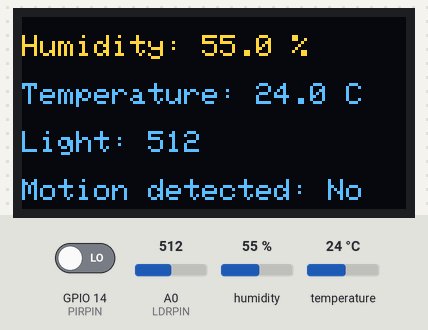
This sketch was run on a simulated ESP8266 (NodeMCU). On the bench: 128×64 one-colour display. The inputs (shaded band) are chosen by the test bench; at power-on: GPIO 14 (PIRPIN) LOW, humidity 55 %, A0 (LDRPIN) = 512, temperature 24 °C. The OLED is the two-colour kind (top 16 rows yellow); WiFi joins after 1.5 s; servers stay silent unless stated.

Above: at 4.0 s.
4.1 s: GPIO 14 (PIRPIN) driven HIGH
At 4.9 s:
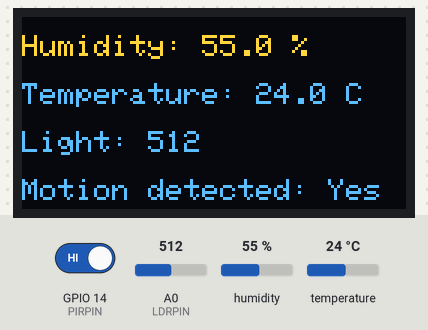
6.2 s: humidity set to 22 %
At 9.4 s:
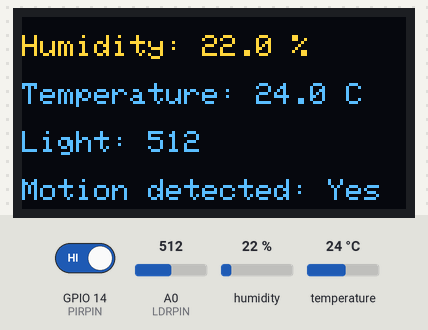
10.5 s: A0 (LDRPIN) set to 716
At 11.6 s:
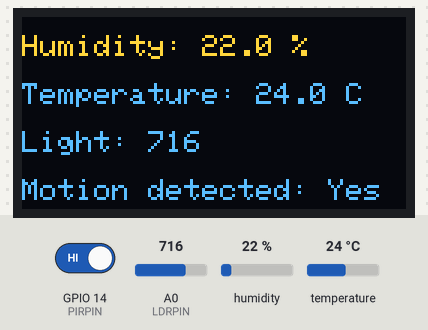
12.6 s: temperature set to 12 °C
At 16.1 s:
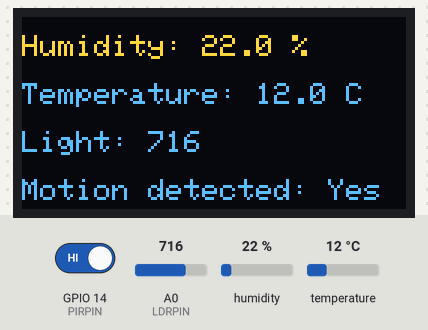
16.7 s: A0 (LDRPIN) set to 900
At 17.0 s:
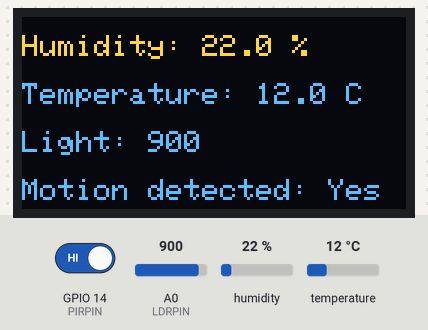
18.8 s: GPIO 14 (PIRPIN) driven LOW
At 20.9 s:
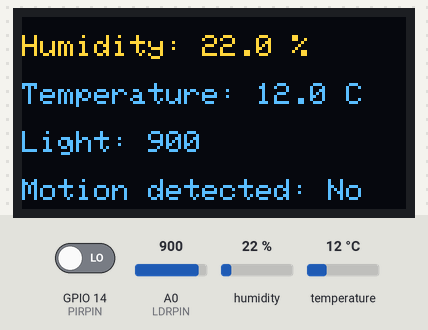
Timing chart, 0 to 22.3 s (numbered marks = the images above; inputs shaded):
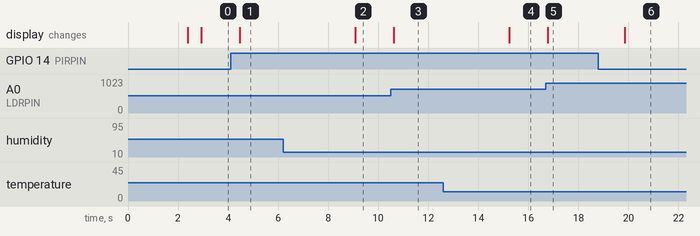

Measured:
- after the input at 4.1 s, the display: changes after 0.36 s (image 1)
- after the input at 6.2 s, the display: changes after 2.9 s (image 2)
- after the input at 10.5 s, the display: changes after 0.12 s (image 3)
- after the input at 12.6 s, the display: changes after 2.6 s (image 4)
- after the input at 16.7 s, the display: changes after 0.07 s (image 5)
- after the input at 18.8 s, the display: changes after 1.0 s (image 6)

The sketch:

smart_room_monitor_v1.1.ino
```cpp
#define BLYNK_TEMPLATE_ID "TMPL3AOnAQLn7"
#define BLYNK_TEMPLATE_NAME "Smart Room Monitor"
#define BLYNK_AUTH_TOKEN "4YR5uIrgqe1N3RvhJU_EM4dtqNILq0v-"

#include "DHT.h"
#include <BlynkSimpleEsp8266.h>
#include <Adafruit_GFX.h>
#include <Adafruit_SH110X.h>

#define DHTPIN 2 // D4
#define PIRPIN 14 // D5
#define LDRPIN A0
#define LIGHTRELAY 12 // D6
#define DHTTYPE DHT11

DHT dht(DHTPIN, DHTTYPE);
Adafruit_SH1106G display(128, 64, &Wire, -1);

char ssid[] = "TP-Link_9E82";
char pass[] = "85011984";

float temperature = 0.0;
float humidity = 0.0;
int lightLevel = 0;
bool motionDetected = false;

void setup() {
  // put your setup code here, to run once:
  pinMode(PIRPIN, INPUT);

  dht.begin();

  display.begin(0x3c, true);
  display.clearDisplay();
  display.setTextSize(1);
  display.setTextColor(SH110X_WHITE);
  display.setCursor(10, 25);
  display.println("Initializing...");
  display.display();
  delay(500);

  Serial.begin(9600);
  Blynk.begin(BLYNK_AUTH_TOKEN, ssid, pass);

  display.clearDisplay();
  display.setCursor(35, 25);
  display.println("Ready");
  display.display();
  delay(500);
}

void loop() {
  // put your main code here, to run repeatedly:
  Blynk.run();
  readSensors();
  updateDisplay();
  sendToBlynk();
  delay(1500);
}

void readSensors() {
  motionDetected = digitalRead(PIRPIN);
  lightLevel = analogRead(LDRPIN);
  humidity = dht.readHumidity();
  temperature = dht.readTemperature();
}

void updateDisplay() {
  display.clearDisplay();
  display.setCursor(0, 6);

  if (isnan(humidity) || isnan(temperature)) {
    Serial.println("Failed to read from DHT sensor!");
    display.println("DHT read error!");
  } else {
    display.printf("Humidity: %.1f %%\n\n", humidity);
    display.printf("Temperature: %.1f C\n\n", temperature);
  }

  display.printf("Light: %d\n\n", lightLevel);
  display.printf("Motion detected: %s\n\n", motionDetected ? "Yes" : "No");

  display.display();
}

void sendToBlynk() {
  if (!isnan(humidity) && !isnan(temperature)) {
    Blynk.virtualWrite(V0, humidity);
    Blynk.virtualWrite(V1, temperature);
  }
  Blynk.virtualWrite(V2, lightLevel);
  Blynk.virtualWrite(V3, motionDetected ? "Yes" : "No");
}
```
